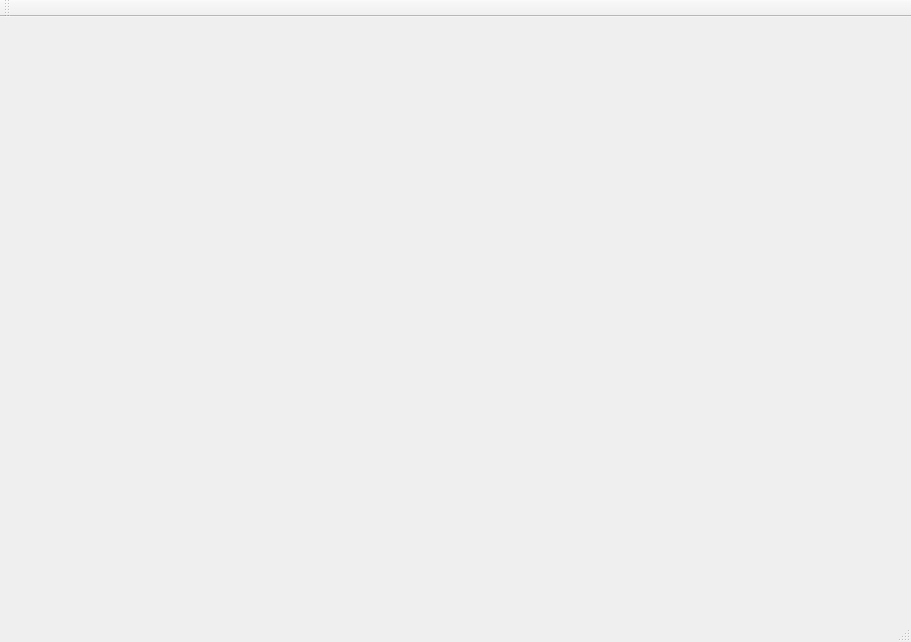
<?xml version="1.0" encoding="UTF-8"?>
<ui version="4.0">
 <class>MainWindow</class>
 <widget class="QMainWindow" name="MainWindow">
  <property name="geometry">
   <rect>
    <x>0</x>
    <y>0</y>
    <width>911</width>
    <height>642</height>
   </rect>
  </property>
  <property name="windowTitle">
   <string>MainWindow</string>
  </property>
  <widget class="QWidget" name="centralWidget">
   <layout class="QVBoxLayout" name="verticalLayout">
    <item>
     <layout class="QGridLayout" name="centralGridLayout">
      <property name="spacing">
       <number>1</number>
      </property>
     </layout>
    </item>
   </layout>
  </widget>
  <widget class="QMenuBar" name="menuBar">
   <property name="geometry">
    <rect>
     <x>0</x>
     <y>0</y>
     <width>911</width>
     <height>20</height>
    </rect>
   </property>
  </widget>
  <widget class="QToolBar" name="mainToolBar">
   <attribute name="toolBarArea">
    <enum>TopToolBarArea</enum>
   </attribute>
   <attribute name="toolBarBreak">
    <bool>false</bool>
   </attribute>
  </widget>
  <widget class="QStatusBar" name="statusBar"/>
 </widget>
 <layoutdefault spacing="6" margin="11"/>
 <resources/>
 <connections/>
</ui>
